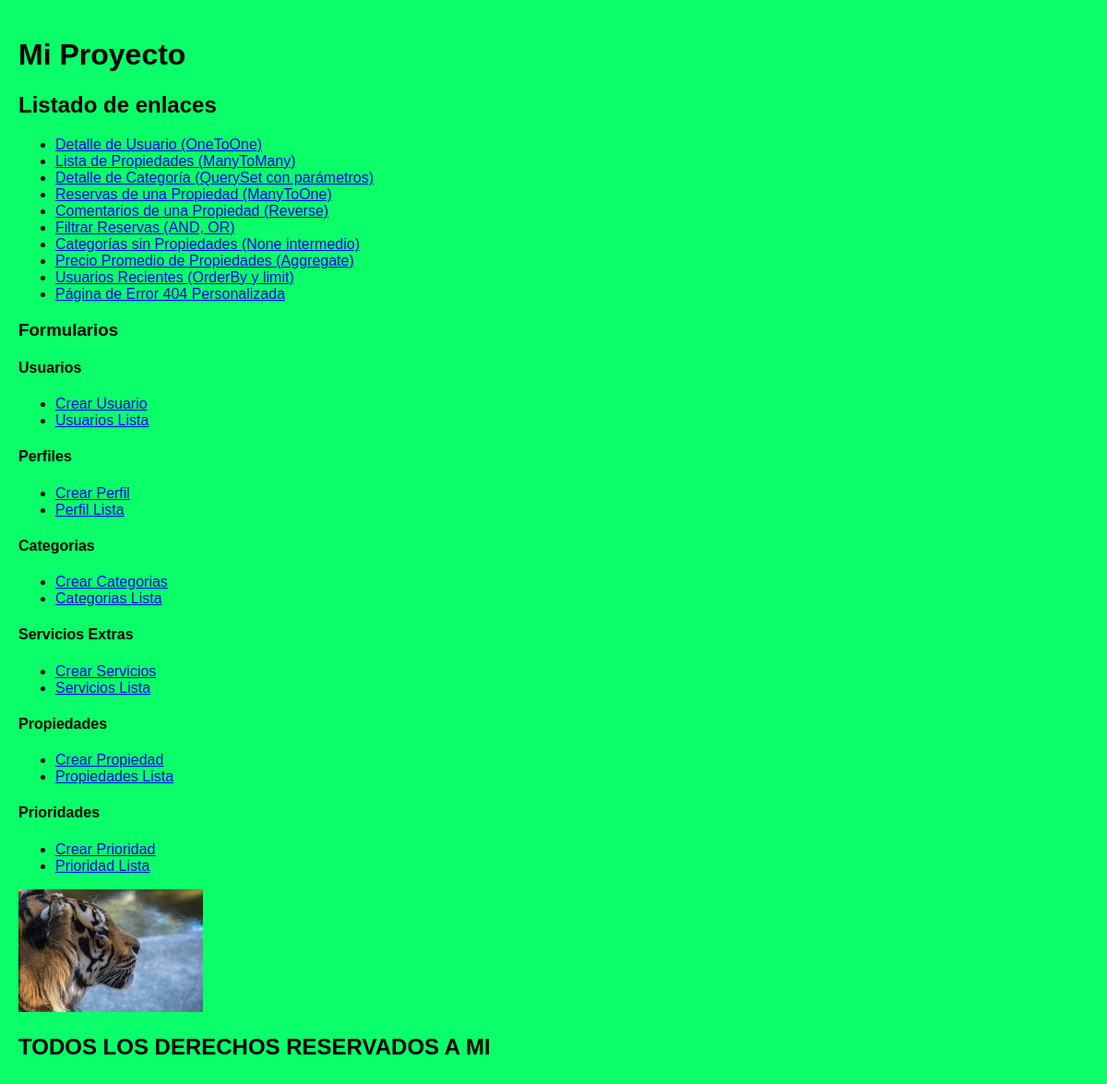
Before: /comentarios/propiedad/1/ with the older database file.
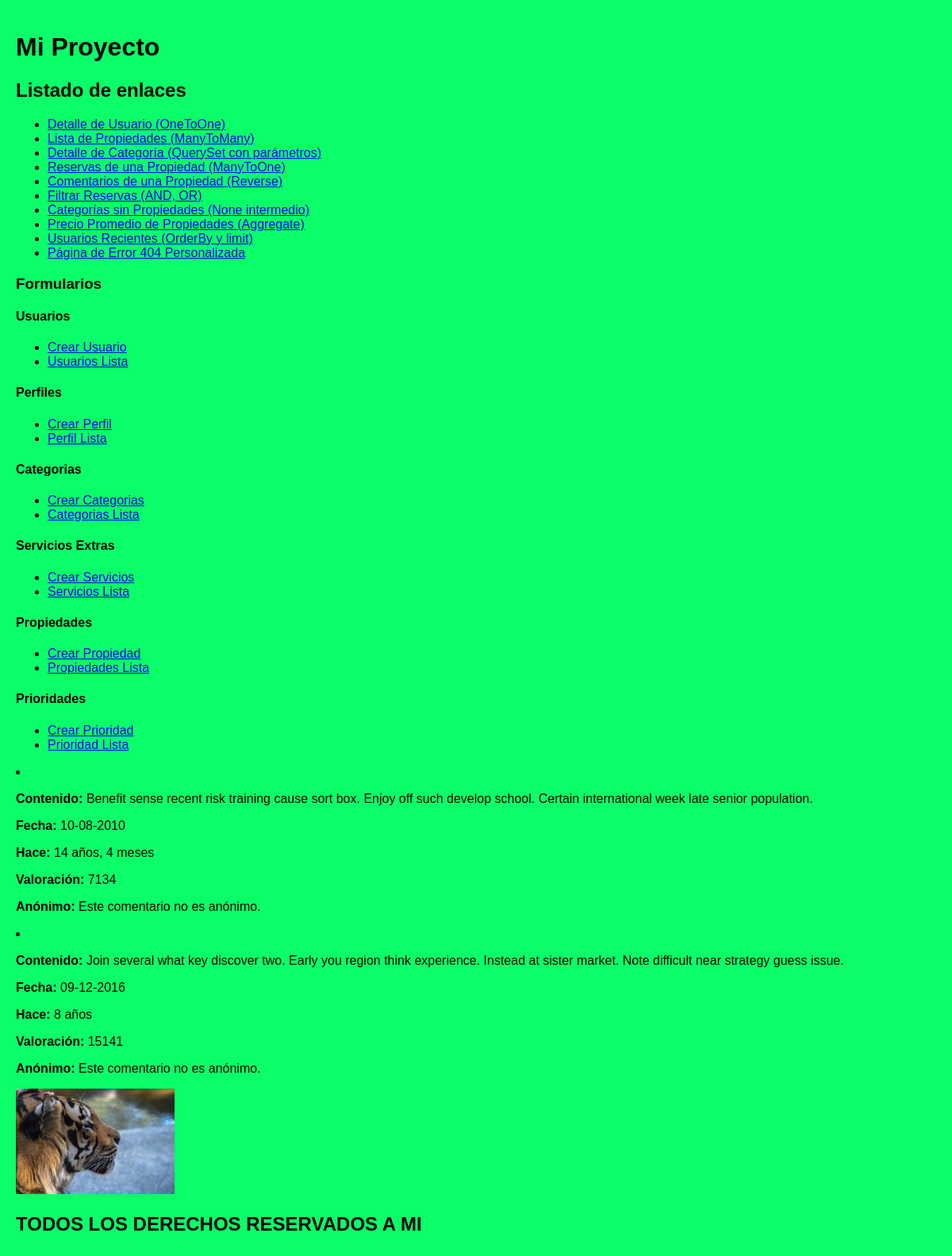
After: the same page with the newer database file.
### alquiler/models.py (models this page shows)
class Comentario(models.Model):
    contenido = models.TextField()
    fecha_comentario = models.DateTimeField()
    valoracion = models.IntegerField()
    anonimo = models.BooleanField()
    propiedad = models.ForeignKey('Propiedad', on_delete=models.CASCADE, related_name='comentarios')

### alquiler/views.py (the view)
# urls.py: path('comentarios/propiedad/<int:propiedad_id>/', views.comentarios_propiedad, name='comentarios_propiedad'),  # Reverse
def comentarios_propiedad(request, propiedad_id):
    propiedad = Propiedad.objects.prefetch_related('comentarios').get(id=propiedad_id)
    return render(request, 'comentarios_propiedad.html', {'propiedad': propiedad})

### alquiler/templates/comentarios_propiedad.html (shortened to what this page needs)
{% extends "principal.html" %}
    {%block contenido%}
        {% for comentario in propiedad.comentarios.all %}
            {% include "plantillas/plantilla_comentarios_propiedad.html" %}
        {% endfor %}
    {% endblock contenido%}

### alquiler/templates/plantillas/plantilla_comentarios_propiedad.html
<li>
    <p><strong>Contenido:</strong> {{ comentario.contenido| default:"No hay nada" }}</p>
    <p><strong>Fecha:</strong> {{ comentario.fecha_comentario|date:"d-m-Y" }}</p>
    <p><strong>Hace:</strong> {{ comentario.fecha_comentario|timesince }}</p>
    <p><strong>Valoración:</strong> {{ comentario.valoracion }}</p>
    {% if comentario.anonimo == True %}
        <p><strong>Anónimo:</strong> Este comentario fue hecho de manera anónima.</p>
    {% else %}
        <p><strong>Anónimo:</strong> Este comentario no es anónimo.</p>
    {% endif %}
</li>

Changed rows visible on the page:
now on this page (row edited): Comentario: contenido "Benefit sense recent risk training cause sort box. Enjoy off such develop school. Certain international week late senior population.", fecha_comentario "10-08-2010", fecha_comentario "14 años, 4 meses", valoracion "7134", shows "Anónimo:", anonimo "Este comentario no es anónimo."
now on this page (row edited): Comentario: contenido "Join several what key discover two. Early you region think experience. Instead at sister market. Note difficult near strategy guess issue.", fecha_comentario "09-12-2016", fecha_comentario "8 años", valoracion "15141", shows "Anónimo:", anonimo "Este comentario no es anónimo."
